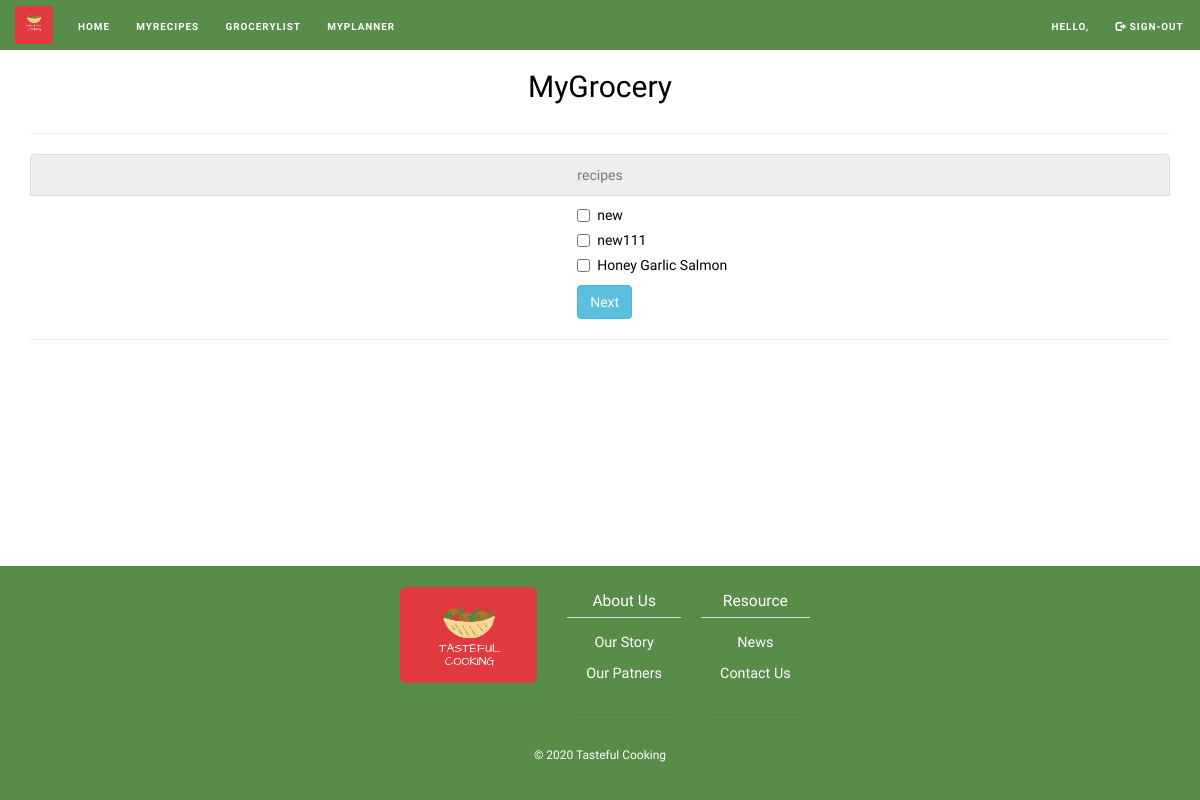
The page /grocery/ (signed in) on the database as committed earlier.
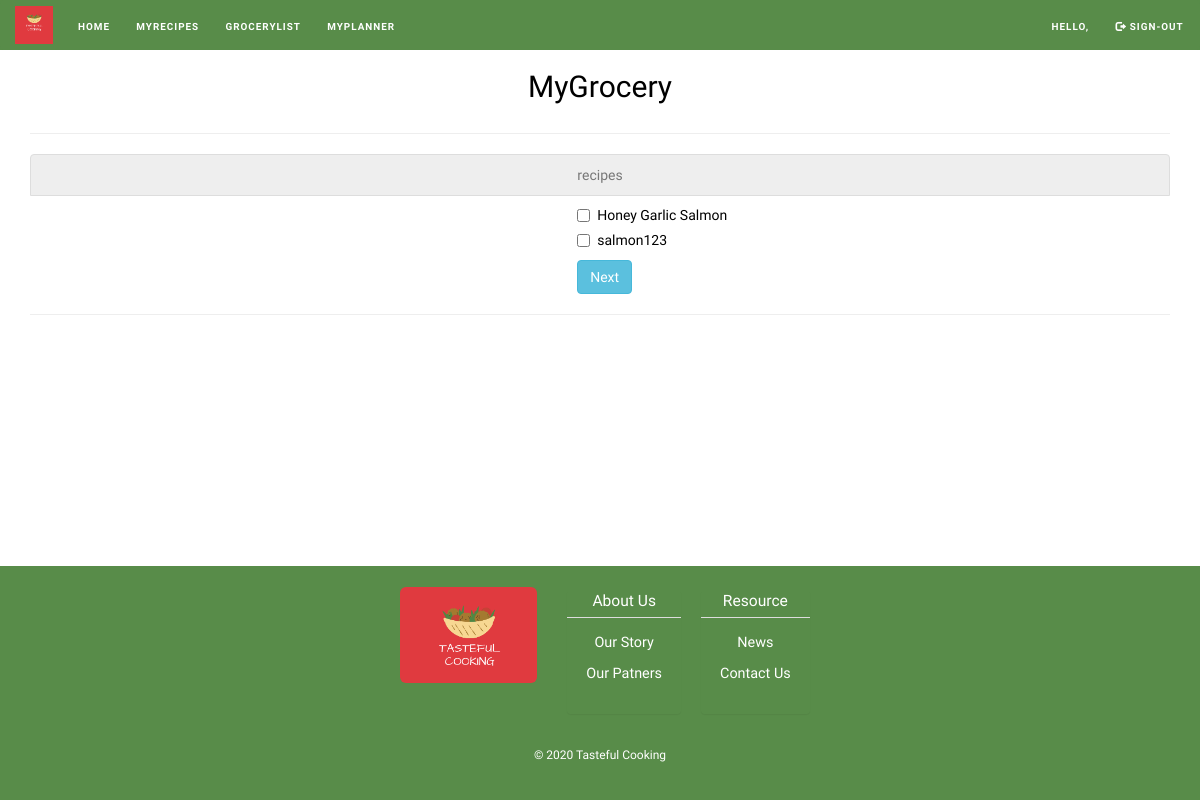
The same page on the database as committed later.
### recipes/models.py (models this page shows)
class Recipe(models.Model):
    title = models.CharField(max_length=20)
    description = models.CharField(verbose_name = "Directions",max_length=1000)
    cusine = models.CharField(max_length=500)
    ingredients = models.CharField(max_length=500)
    user = models.ForeignKey(User, on_delete=models.CASCADE)
    created_at = models.DateTimeField(auto_now_add=True)
    updated_at = models.DateTimeField(auto_now=True)

### recipes/views.py (the view)
# urls.py: path('grocery/', mygrocery, name='mygrocery'), # represent all the recipes of logged in user
@login_required
def mygrocery(request):
    recipes = request.user.recipe_set.all()
    return render(request, 'mygrocery1.html', {'recipes': recipes})

### templates/mygrocery1.html (shortened to what this page needs)
{% extends "base.html" %}
{% block content %}
{% load static %}
  <div class="row">
    <h2 class="text-center">MyGrocery</h2>
  </div>
  <hr>
  {% if recipes %}
    <div class="list-group" style="text-align:center">
      <a href="#" class="list-group-item disabled">recipes</a>
      <form method="post" action="/grocery/list/" style="text-align: left; margin-left:48%;">
        {% for recipe in recipes %}
            <div class="checkbox">
            <label><input type="checkbox" name="recipeIds" value="{{recipe.id}}"> {{recipe.title }}</label>
          </div>
        {% endfor %}
        <button class="btn btn-info" type="submit">Next</button>
      </form>
   </div>
  {% endif %}
{% endblock %}

Rows that differ between the two databases and show on the page:
removed Recipe: title "new"
removed Recipe: title "new111"
added Recipe: title "salmon123"
